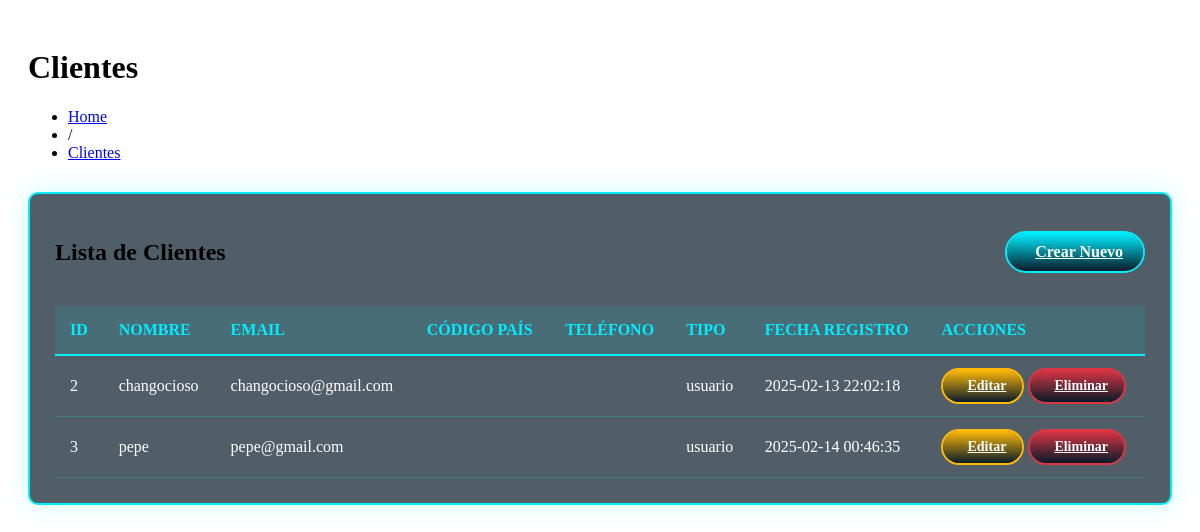
Page /public/dashboard_content/clientes.php on the earlier database version.
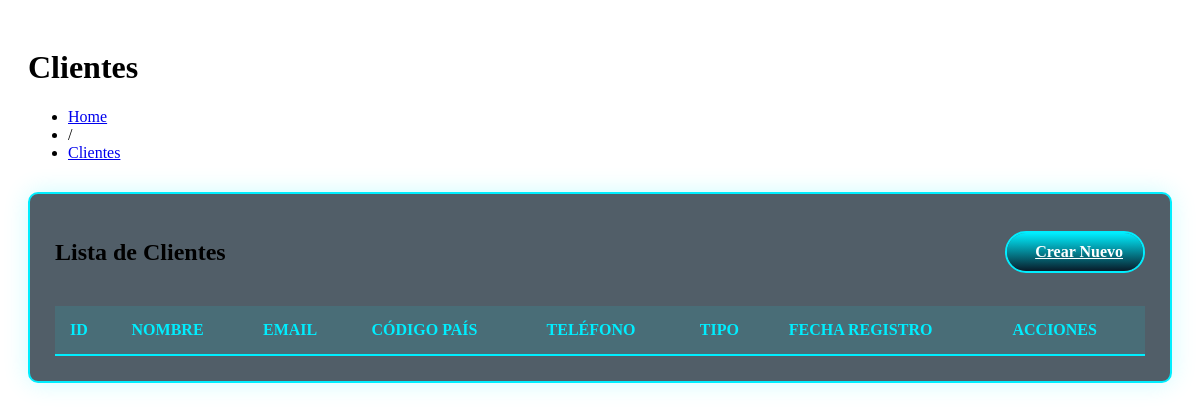
Same page on the later database version.
### tables this page shows
CREATE TABLE `usuarios` (
  `id` int(11) NOT NULL,
  `nombre_usuario` varchar(50) NOT NULL,
  `email` varchar(100) NOT NULL,
  `codigo_pais` varchar(5) NOT NULL,
  `telefono` varchar(10) NOT NULL,
  `contraseña` varchar(255) NOT NULL,
  `tipo` varchar(50) DEFAULT NULL,
  `fecha_registro` timestamp NOT NULL DEFAULT current_timestamp(),
  `foto_perfil` varchar(255) DEFAULT 'default.png',
  `avatar_path` varchar(255) DEFAULT 'img/avatars/default-avatar.jpg',
  `cover_path` varchar(255) DEFAULT 'img/covers/default-cover.jpg',
  `biografia` text DEFAULT 'Usuario de Limanprof',
  `ultima_conexion` timestamp NULL DEFAULT NULL
);

### public/dashboard_content/clientes.php (the view, shortened to what this page needs)
<link rel="stylesheet" href="css/tables.css">
<link rel="stylesheet" href="https://cdn.datatables.net/1.13.7/css/jquery.dataTables.min.css">
<link rel="stylesheet" href="css/datatables-custom.css">
<div class="data-section">
    <div class="data-header">
        <h1 class="title">Clientes</h1>
        <ul class="breadcrumbs">
            <li><a href="?page=dashboard_main">Home</a></li>
            <li class="divider">/</li>
            <li><a href="#" class="active">Clientes</a></li>
        </ul>
    </div>
    <?php
    include("../config/config.php");
    $sql = "SELECT * FROM usuarios WHERE tipo = 'usuario'";
    $resultado = mysqli_query($conexion, $sql);
    ?>
    <div class="table-wrapper">
        <div class="table-header">
            <h2>Lista de Clientes</h2>
            <a href="AddNewUser.php" class="table-btn table-btn-add">
                <i class='bx bx-plus-circle'></i> Crear Nuevo
            </a>
        </div>
        <div class="table-container">
            <table id="clientsTable" class="data-table display">
                <thead>
                    <tr>
                        <th>Id</th>
                        <th>Nombre</th>
                        <th>Email</th>
                        <th>Código País</th>
                        <th>Teléfono</th>
                        <th>Tipo</th>
                        <th>Fecha Registro</th>
                        <th>Acciones</th>
                    </tr>
                </thead>
                <tbody>
                    <?php while ($fila = mysqli_fetch_assoc($resultado)) { ?>
                        <tr>
                            <td><?php echo $fila['id']; ?></td>
                            <td><?php echo $fila['nombre_usuario']; ?></td>
                            <td><?php echo $fila['email']; ?></td>
                            <td><?php echo $fila['codigo_pais']; ?></td>
                            <td><?php echo $fila['telefono']; ?></td>
                            <td><?php echo $fila['tipo']; ?></td>
                            <td><?php echo $fila['fecha_registro']; ?></td>
                            <td>
                                <a href="UpdateUser.php?id=<?php echo $fila['id']; ?>" class="table-btn table-btn-edit">
                                    <i class='bx bx-edit-alt'></i>Editar
                                </a>
                                <a href="DeleteUser.php?id=<?php echo $fila['id']; ?>" class="table-btn table-btn-delete">
                                    <i class='bx bx-trash'></i>Eliminar
                                </a>
                            </td>
                        </tr>
                    <?php } ?>
                </tbody>
            </table>
        </div>
    </div>
</div>

### public/css/tables.css (style rules this page uses)
.data-section { padding: 20px; }
.data-header { margin-bottom: 30px; }
.table-wrapper { background: rgba(8, 27, 41, 0.7); border-radius: 10px; border: 2px solid #0ef; box-shadow: 0 0 25px rgba(0, 238, 255, 0.2); padding: 25px; margin-top: 20px; }
.table-header { display: flex; justify-content: space-between; align-items: center; margin-bottom: 20px; }
.table-container { overflow-x: auto; scrollbar-width: thin; scrollbar-color: #0ef rgba(8, 27, 41, 0.7); }
.data-table { width: 100%; border-collapse: collapse; color: white; min-width: 800px; }
.data-table thead th { background: rgba(0, 238, 255, 0.1); color: #0ef; font-weight: 600; text-transform: uppercase; padding: 15px; text-align: left; border-bottom: 2px solid #0ef; }
.table-btn { position: relative; padding: 8px 16px; background: transparent; border: 2px solid #0ef; border-radius: 40px; color: white; font-size: 14px; font-weight: 600; cursor: pointer; overflow: hidden; z-index: 1; transition: all 0.3s ease; display: inline-flex; align-items: center; gap: 8px; }
.table-btn::before { content: ''; position: absolute; top: -100%; left: 0; width: 100%; height: 300%; z-index: -1; transition: .5s; }
.table-btn-add { padding: 10px 20px; font-size: 16px; }
.table-btn-add::before { background: linear-gradient(#081b29, #0ef, #081b29, #0ef); }
.data-table tbody td { padding: 12px 15px; border-bottom: 1px solid rgba(0, 238, 255, 0.2); }
.data-table tbody tr { transition: all 0.3s ease; }
.table-btn-edit::before { background: linear-gradient(#081b29, #ffba08, #081b29, #ffba08); }
.table-btn-delete::before { background: linear-gradient(#081b29, #dc3545, #081b29, #dc3545); }
.table-btn-edit { border-color: #ffba08; }
.table-btn-delete { border-color: #dc3545; }

Differences in the rows shown:
removed usuarios: id "2", nombre_usuario "changocioso", email "changocioso@gmail.com", tipo "usuario", fecha_registro "2025-02-13 22:02:18"
removed usuarios: id "3", nombre_usuario "pepe", email "pepe@gmail.com", tipo "usuario", fecha_registro "2025-02-14 00:46:35"
